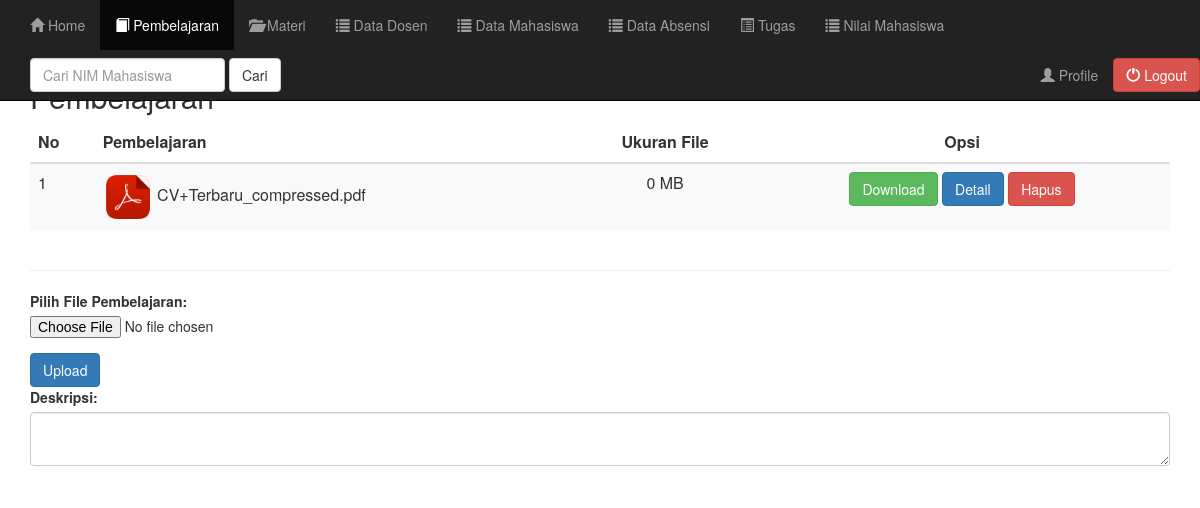
Page /dosen/silabus.php (signed in) on the earlier database version.
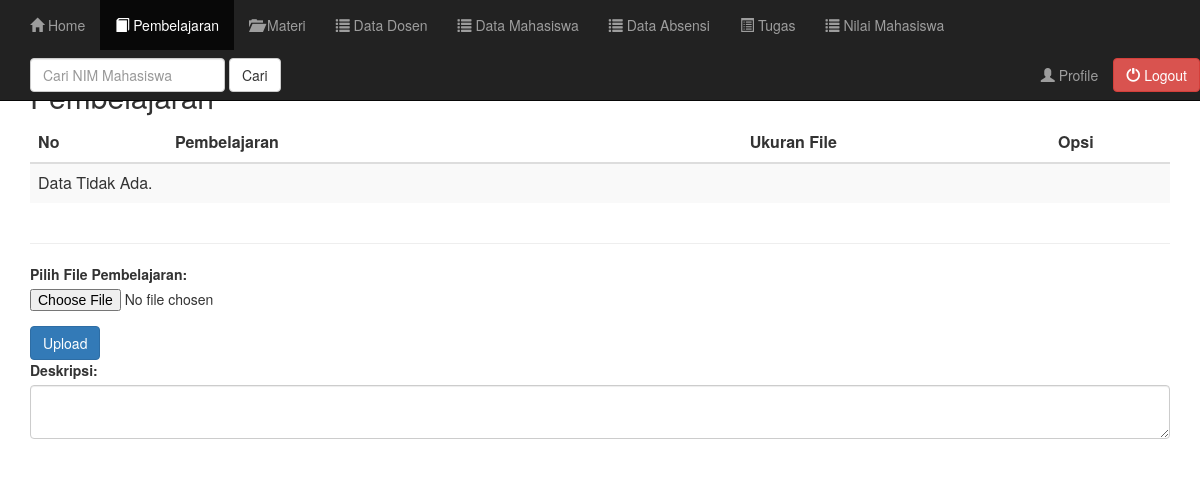
Same page on the later database version.
### tables this page shows
CREATE TABLE `silabus` (
  `id` int(11) NOT NULL,
  `nama_file` varchar(255) NOT NULL,
  `Deskripsi` varchar(255) NOT NULL,
  `ukuran_file` int(11) NOT NULL,
  `waktu_upload` timestamp NOT NULL DEFAULT current_timestamp()
);

### dosen/silabus.php (the view, shortened to what this page needs)
<?php
include("header.php");
include("../koneksi.php");
function getFileInfo($file)
{
    $fileName = basename($file);
    $fileSize = filesize($file);
    $fileExtension = strtolower(pathinfo($fileName, PATHINFO_EXTENSION));
    $fileLogo = getFileLogo($fileExtension);
    $filePreview = '';
    $info = array(
        'Nama File' => $fileName,
        'Ukuran File' => formatFileSize($fileSize),
        'Ekstensi File' => $fileExtension,
        'Logo File' => $fileLogo,
        'Preview' => $filePreview,
    );
    return $info;
}
function getFileLogo($fileExtension)
{
    $logo = '';
    switch ($fileExtension) {
        case 'pdf':
            $logo = 'pdf.png';
            break;
    }
    return $logo;
}
function formatFileSize($fileSize)
{
    $mbSize = round($fileSize / 1048576, 2);
    return $mbSize . ' MB';
}
?>
<div class="container">
    <div class="content">
        <h2>Pembelajaran</h2>
        <div class="table-responsive">
            <table class="table table-striped table-hover">
                <thead>
                    <tr>
                        <th>No</th>
                        <th>Pembelajaran</th>
                        <th class="text-center">Ukuran File</th>
                        <th class="text-center">Opsi</th>
                    </tr>
                </thead>
                <tbody>
                <?php
$filter = false;
if ($filter) {
    $query = "SELECT * FROM Silabus";
} else {
    $query = "SELECT * FROM Silabus ORDER BY nama_file ASC";
}
$result = mysqli_query($koneksi, $query);
if (mysqli_num_rows($result) == 0) {
    echo '<tr><td colspan="4">Data Tidak Ada.</td></tr>';
} else {
    $no = 1;
    while ($row = mysqli_fetch_assoc($result)) {
        $file = 'uploads/silabus/' . $row['nama_file'];
        $fileInfo = getFileInfo($file);
        ?>
        <tr>
            <td><?= $no ?></td>
            <td>
                <img src="icons/<?= $fileInfo['Logo File'] ?>" alt="<?= $fileInfo['Ekstensi File'] ?>" height="50px" width="50px">
                <?= $fileInfo['Nama File'] ?>
            </td>
            <td class="text-center"><?= $fileInfo['Ukuran File'] ?></td>
            <td class="text-center">
                <a href="download.php?file=<?= urlencode($file) ?>" class="btn btn-success">Download</a>
                <a class="btn btn-primary" href="detail_silabus.php?id=<?= $row['id'] ?>">Detail</a>
                <a href="hapus_silabus.php?id=<?= $row['id'] ?>" class="btn btn-danger">Hapus</a>
            </td>
        </tr>
        <?php
        $no++;
    }
}
?>
                </tbody>
            </table>
        </div>
        <hr />
        <form action="" method="post" enctype="multipart/form-data">
            <div class="form-group">
                <label for="file">Pilih File Pembelajaran:</label>
                <input type="file" name="file" id="file" class="form-control-file">
            </div>
            <button type="submit" class="btn btn-primary">Upload</button>
            <div class="form-group">
                <label for="deskripsi">Deskripsi:</label>
                <textarea name="deskripsi" id="deskripsi" class="form-control"></textarea>
            </div>
        </form>
    </div>
</div>
<?php
include("footer.php");
?>

Differences in the rows shown:
removed silabus: nama_file "CV+Terbaru_compressed.pdf", nama_file "0 MB"
Other differences:
text now shown: "Data Tidak Ada."
